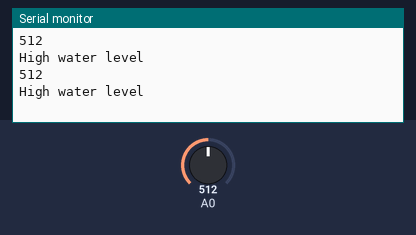
Bench run of a sketch on a simulated Arduino Uno, built with avr-gcc and run on an emulated ATmega328P. Parts: the last lines printed to the serial monitor. The inputs (shaded band) are chosen by the test bench; at power-on: A0 = 512.

Above: at 2.2 s.
2.3 s: A0 set to 716
At 3.6 s:
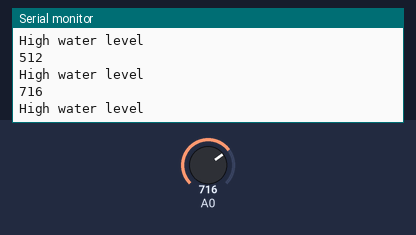
3.8 s: A0 set to 900
At 4.8 s:
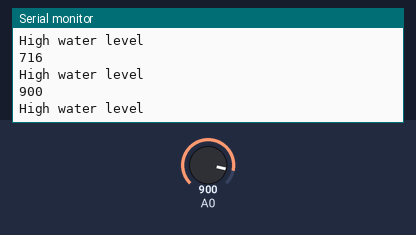
Timing chart, 0 to 6.8 s (numbered marks = the images above; inputs shaded):
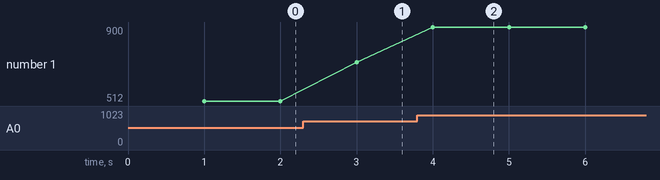

The sketch:

water_sensor.ino
```cpp
int WaterPin = 0;
int SensorValue = 0;
int AlertValue = 300;
void setup() {
  // put your setup code here, to run once:
  Serial.begin(115200);
  delay(1000);
}

void loop() {
  // put your main code here, to run repeatedly:
  SensorValue = analogRead(0);
  Serial.println(SensorValue);

  if (SensorValue > AlertValue)
  {
    Serial.println("High water level");
  }
  delay(1000);
}
```

Measured:
- after the input at 2.3 s, the serial monitor: prints a new line after 0.70 s (image 1)
- after the input at 3.8 s, the serial monitor: prints a new line after 0.20 s (image 2)
- plotted number 1: 512 → 716 after the input at 2.3 s, 716 → 900 after the input at 3.8 s
